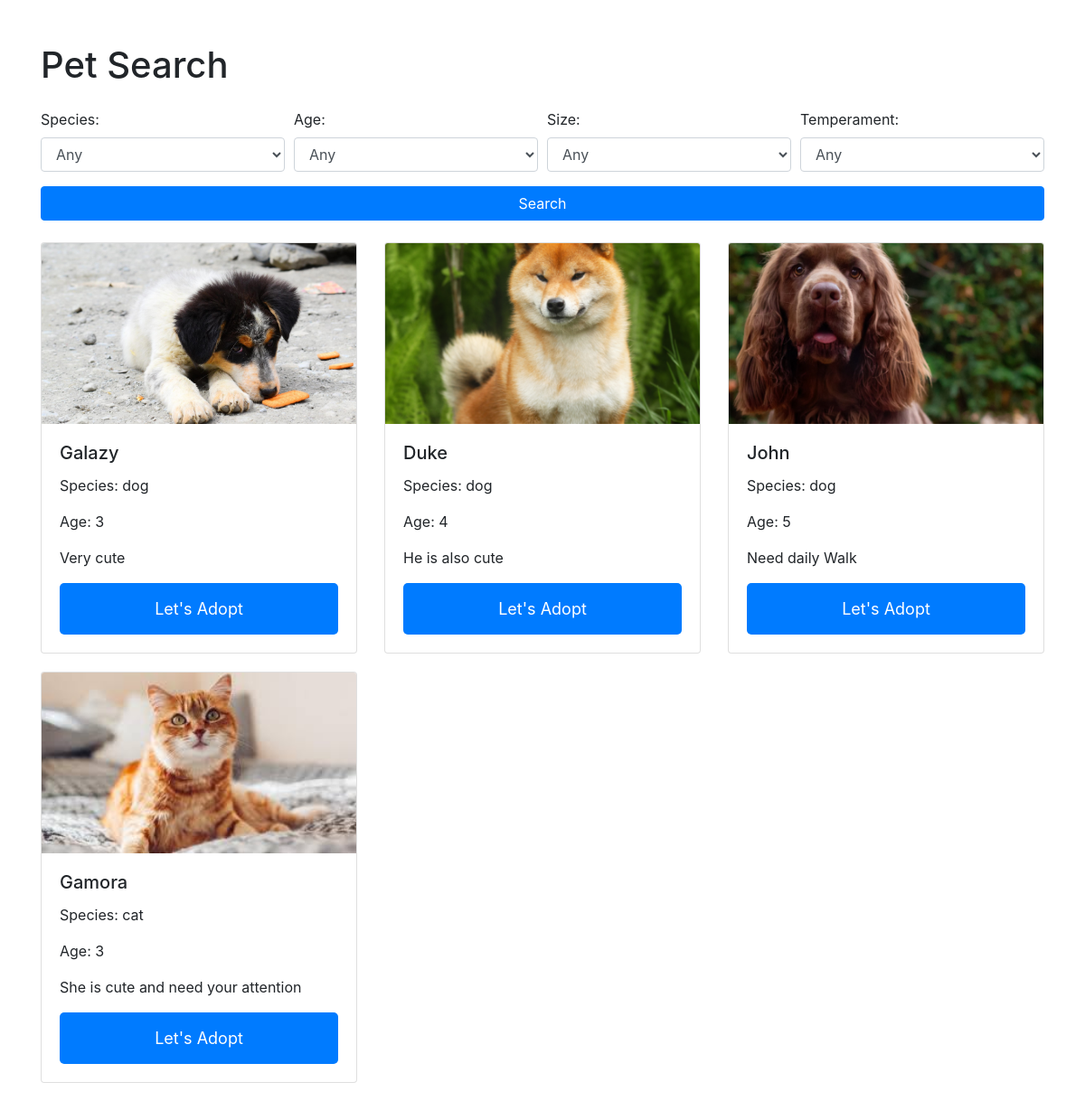
The app's page /search/, older data.
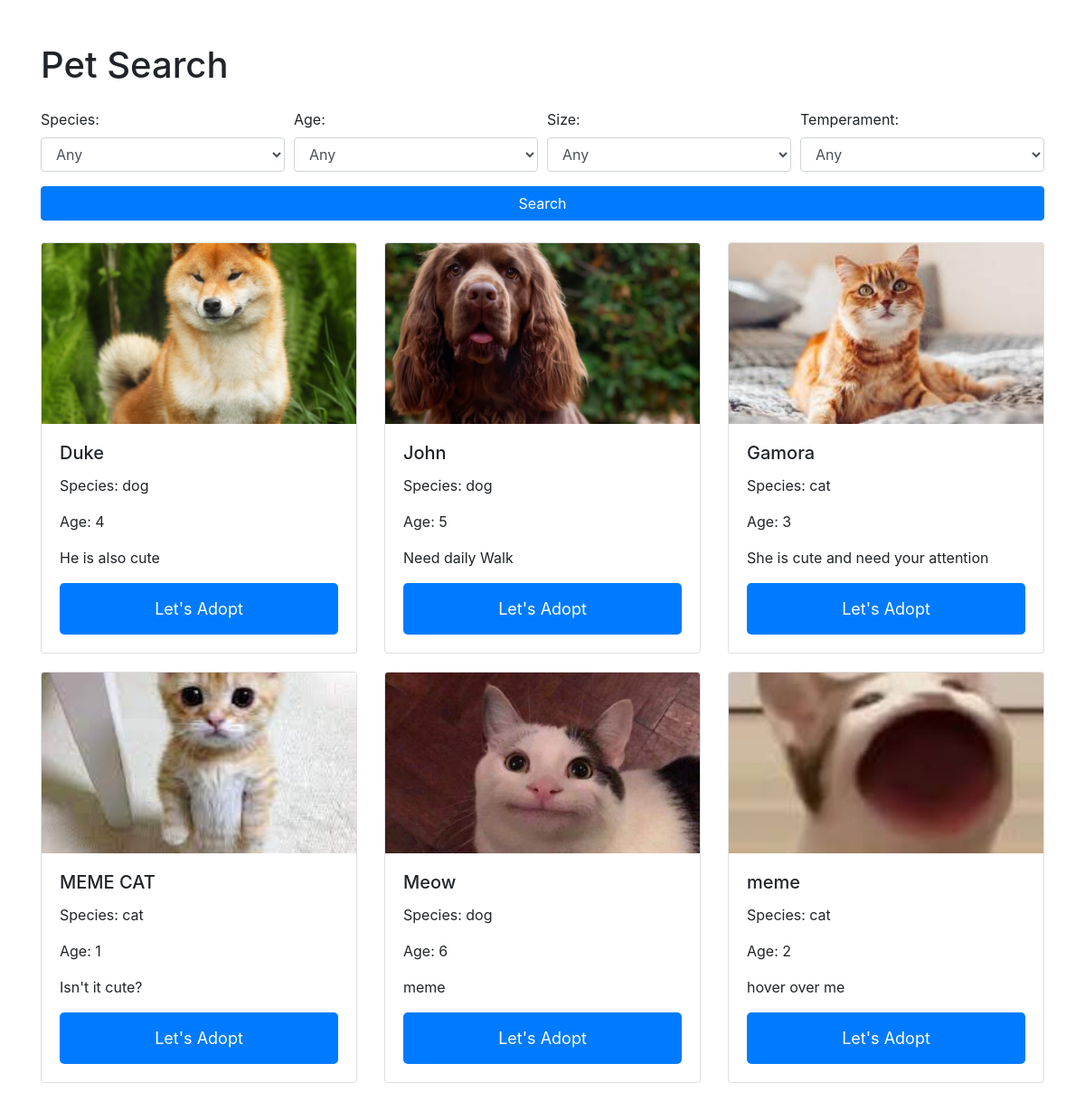
The same page, newer data.
### pets/models.py (models this page shows, shortened)
class Pet(models.Model):
    name = models.CharField(max_length=100)
    age = models.IntegerField()
    breed = models.CharField(max_length=100)
    description = models.TextField()
    photo = models.ImageField(upload_to='static/pet_photos/')
    medical_history = models.TextField()
    adoption_status = models.BooleanField(default=False)
    TEMPERAMENT_CHOICES = (
        ('friendly', 'Friendly'),
        ('calm', 'Calm'),
        ('playful', 'Playful'),
    )
    SIZE_CHOICES = (
        ('small', 'Small'),
        ('medium', 'Medium'),
        ('large', 'Large'),
    )
    SPECIES_CHOICES = (
        ('dog', 'Dog'),
        ('cat', 'Cat'),
    )
    species = models.CharField(max_length=50, choices=SPECIES_CHOICES,null=True)
    size = models.CharField(max_length=10, choices=SIZE_CHOICES, null=True, blank=True)
    temperament = models.CharField(max_length=50, choices=TEMPERAMENT_CHOICES,null=True)

### pets/views.py (the view)
# urls.py: path('search/', search_pets,),
def search_pets(request):
    form = PetSearchForm(request.GET)
    pets = Pet.objects.all()  # Get all pets initially
    if form.is_valid():
        species = form.cleaned_data.get('species')
        age = form.cleaned_data.get('age')
        filters = {}
        if species:
            filters['species'] = species
        if age:
            filters['age'] = age
        pets = Pet.objects.filter(**filters)
    context = {
        'form': form,
        'pets': pets
    }
    return render(request, 'pets/search_pet.html', context)

### pets/forms.py
class PetSearchForm(forms.Form):
    SPECIES_CHOICES = (
        ('dog', 'Dog'),
        ('cat', 'Cat'),
    )
    species = forms.ChoiceField(choices=SPECIES_CHOICES, required=False)
    age = forms.IntegerField(min_value=0, required=False)
    size = forms.CharField(max_length=20, required=False)
    temperament = forms.CharField(max_length=50, required=False)

### PawsitiveAdoptionHub/templates/pets/search_pet.html (shortened to what this page needs)
<!DOCTYPE html>
<html lang="en">
<head>
    <link href="https://stackpath.bootstrapcdn.com/bootstrap/4.5.2/css/bootstrap.min.css" rel="stylesheet">
</head>
<body>
<div class="container mt-5">
    <h1>Pet Search</h1>
    <form method="GET" class="mt-4">
        <div class="form-row">
            <div class="col-md-3 mb-3">
                <label for="id_species">Species:</label>
                <select name="species" id="id_species" class="form-control">
                    <option value="">Any</option>
                </select>
            </div>
            <div class="col-md-3 mb-3">
                <label for="id_age">Age:</label>
                <select name="age" id="id_age" class="form-control">
                    <option value="">Any</option>
                </select>
            </div>
            <div class="col-md-3 mb-3">
                <label for="id_size">Size:</label>
                <select name="size" id="id_size" class="form-control">
                    <option value="">Any</option>
                </select>
            </div>
            <div class="col-md-3 mb-3">
                <label for="id_temperament">Temperament:</label>
                <select name="temperament" id="id_temperament" class="form-control">
                    <option value="">Any</option>
                </select>
            </div>
        </div>
        <button type="submit" class="btn btn-primary btn-block">Search</button>
    </form>
    <div class="row mt-4">
        {% for pet in pets %}
            <div class="col-md-4">
                <div class="card pet-card">
                    <img src="{{ pet.photo.url }}" class="card-img-top" alt="{{ pet.name }}">
                    <div class="card-body">
                        <h5 class="card-title">{{ pet.name }}</h5>
                        <p class="card-text">Species: {{ pet.species }}</p>
                        <p class="card-text">Age: {{ pet.age }}</p>
                        <p class="card-text"> {{ pet.description}}</p>
                         <a href="/pet-profile/{{pet.id}}" class="adopt-button">Let's Adopt</a>
                    </div>
                </div>
            </div>
        {% endfor %}
    </div>
</body>
</html>

Row changes from the older to the newer data that the page shows:
removed Pet: photo (picture), name "Galazy", species "dog", age "3", description "Very cute"
added Pet: photo (picture), name "MEME CAT", species "cat", age "1", description "Isn't it cute?"
added Pet: photo (picture), name "Meow", species "dog", age "6", description "meme"
added Pet: photo (picture), name "meme", species "cat", age "2", description "hover over me"
